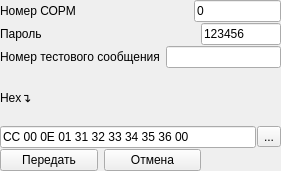
<?xml version="1.0" encoding="UTF-8"?>
<ui version="4.0">
 <class>form_command_14</class>
 <widget class="QWidget" name="form_command_14">
  <property name="geometry">
   <rect>
    <x>0</x>
    <y>0</y>
    <width>281</width>
    <height>171</height>
   </rect>
  </property>
  <property name="windowTitle">
   <string>Команда № 14 «Тестирование каналов передачи данных»</string>
  </property>
  <widget class="QWidget" name="layoutWidget">
   <property name="geometry">
    <rect>
     <x>0</x>
     <y>0</y>
     <width>281</width>
     <height>171</height>
    </rect>
   </property>
   <layout class="QVBoxLayout" name="verticalLayout">
    <property name="spacing">
     <number>1</number>
    </property>
    <item>
     <layout class="QHBoxLayout" name="horizontalLayout">
      <property name="spacing">
       <number>118</number>
      </property>
      <item>
       <widget class="QLabel" name="label">
        <property name="text">
         <string>Номер СОРМ</string>
        </property>
       </widget>
      </item>
      <item>
       <widget class="QLineEdit" name="lineEdit">
        <property name="text">
         <string>0</string>
        </property>
       </widget>
      </item>
     </layout>
    </item>
    <item>
     <layout class="QHBoxLayout" name="horizontalLayout_2">
      <property name="spacing">
       <number>159</number>
      </property>
      <property name="rightMargin">
       <number>0</number>
      </property>
      <item>
       <widget class="QLabel" name="label_2">
        <property name="text">
         <string>Пароль</string>
        </property>
       </widget>
      </item>
      <item>
       <widget class="QLineEdit" name="lineEdit_2">
        <property name="acceptDrops">
         <bool>true</bool>
        </property>
        <property name="layoutDirection">
         <enum>Qt::LeftToRight</enum>
        </property>
        <property name="text">
         <string>123456</string>
        </property>
       </widget>
      </item>
     </layout>
    </item>
    <item>
     <layout class="QHBoxLayout" name="horizontalLayout_5">
      <property name="spacing">
       <number>6</number>
      </property>
      <item>
       <widget class="QLabel" name="label_4">
        <property name="text">
         <string>Номер тестового сообщения</string>
        </property>
       </widget>
      </item>
      <item>
       <widget class="QLineEdit" name="lineEdit_4"/>
      </item>
     </layout>
    </item>
    <item>
     <widget class="QLabel" name="label_3">
      <property name="text">
       <string>Hex↴</string>
      </property>
     </widget>
    </item>
    <item>
     <layout class="QHBoxLayout" name="horizontalLayout_4">
      <item>
       <widget class="QLineEdit" name="lineEdit_3">
        <property name="text">
         <string>CC 00 0E 01 31 32 33 34 35 36 00 </string>
        </property>
       </widget>
      </item>
      <item>
       <widget class="QToolButton" name="toolButton">
        <property name="text">
         <string>...</string>
        </property>
       </widget>
      </item>
     </layout>
    </item>
    <item>
     <layout class="QHBoxLayout" name="horizontalLayout_3">
      <property name="spacing">
       <number>6</number>
      </property>
      <property name="rightMargin">
       <number>80</number>
      </property>
      <item>
       <widget class="QPushButton" name="pushButton">
        <property name="text">
         <string>Передать</string>
        </property>
       </widget>
      </item>
      <item>
       <widget class="QPushButton" name="pushButton_2">
        <property name="text">
         <string>Отмена</string>
        </property>
       </widget>
      </item>
     </layout>
    </item>
   </layout>
  </widget>
 </widget>
 <resources/>
 <connections/>
</ui>
